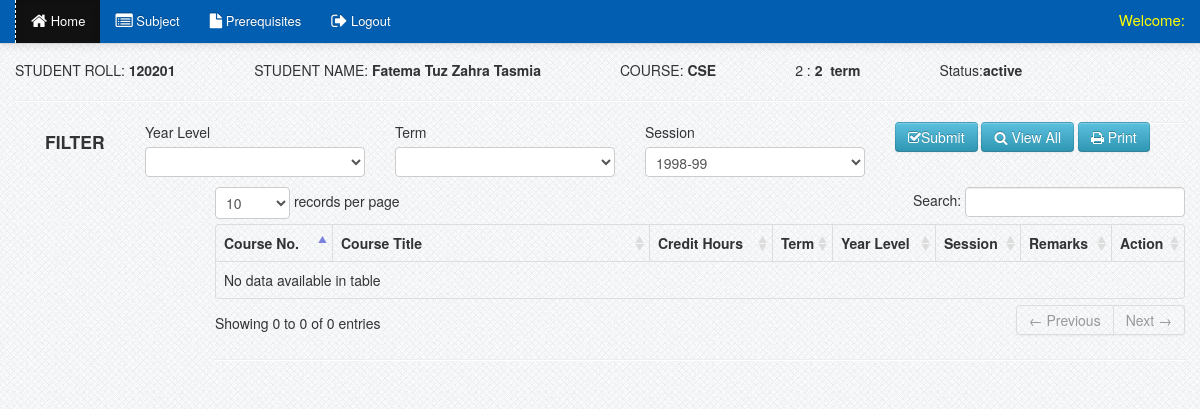
Before: /registrar/view_reg.php?id=120201 (signed in) with the older database file.
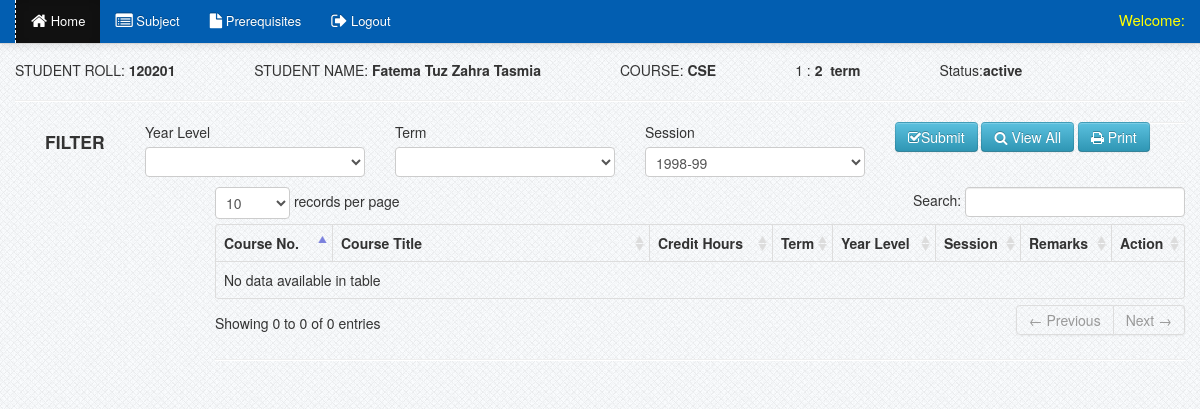
After: the same page with the newer database file.
### tables this page shows
CREATE TABLE `students` (
  `student_id` int(11) NOT NULL AUTO_INCREMENT,
  `firstname` varchar(100) NOT NULL,
  `lastname` varchar(100) NOT NULL,
  `password` varchar(100) NOT NULL,
  `gender` varchar(10) NOT NULL,
  `course` varchar(100) NOT NULL,
  `address` varchar(100) NOT NULL,
  `contact` varchar(100) NOT NULL,
  `mail_id` varchar(100) NOT NULL,
  `photo` varchar(100) NOT NULL,
  `student_no` varchar(100) NOT NULL,
  `status` varchar(100) NOT NULL,
  `year_level` varchar(100) NOT NULL,
  `term` varchar(100) NOT NULL,
  `student_status` varchar(100) NOT NULL,
  `reg_status` varchar(111) NOT NULL,
  `reg_stat` varchar(111) NOT NULL,
  `a_a` varchar(111) NOT NULL,
  `a_d` varchar(111) NOT NULL,
  `fees` varchar(111) NOT NULL,
  PRIMARY KEY (`student_id`)
);

### registrar/view_reg.php (the view, shortened to what this page needs)
<?php include('header.php'); ?>
<?php include('navbar_dasboard.php'); ?>
<?php $get_id = $_GET['id']; ?>
    <div class="container">
		<div class="margin-top">
			<div class="row">
			<div class="span12">
			<?php
			$student_query=mysql_query("select * from students where student_no ='$get_id'")or die(mysql_error());
			$row = mysql_fetch_array($student_query);
			?>
			<div class="name">
				<span>STUDENT ROLL:&nbsp;<strong><?php echo $row['student_no']; ?></strong></span>
				<span>STUDENT NAME:&nbsp;<strong><?php echo $row['firstname']." ".$row['lastname']; ?></strong></span>
				<span>COURSE:&nbsp;<strong><?php echo $row['course']; ?></strong></span>
				<span id="print_right">
				<span><?php echo $row['year_level']; ?> :<strong> <?php echo $row['term']; ?> &nbsp;term</strong></span>
				<span>Status:<strong><?php echo $row['status']; ?> </strong></span>
				</span>
			</div>
			<hr>
			<?php include('reg_option.php'); ?>
			<hr>
			</div>
			<div class="span2">
			</div>
			<div class="span10">
                            <table cellpadding="0" cellspacing="0" border="0" class="table  table-bordered" id="example">
                                <thead>
                                    <tr>
                                        <th width="100">Course No.</th>
                                        <th width="300">Course Title   </th>
                                        <th>Credit Hours</th>
                                       <th>Term</th>
                                        <th>Year Level</th>
                                       <th>Session</th>
                                       <th>Remarks</th>
                                      <th>Action</th>
                                    </tr>
                                </thead>
                                <tbody>
                                </tbody>
                            </table>
<hr>
			</div>
			</div>
		</div>
    </div>
<?php include('footer.php') ?>

### registrar/header.php (shortened to what this page needs)
<!DOCTYPE html>
<html>
<head>
			<link href="../css/bootstrap.css" rel="stylesheet" media="screen">
			<link href="../css/bootstrap-responsive.css" rel="stylesheet" media="screen">
			<link href="../css/docs.css" rel="stylesheet" media="screen">
			<link href="../css/diapo.css" rel="stylesheet" media="screen">
			<link href="../css/font-awesome.css" rel="stylesheet" media="screen">
			<link rel="stylesheet" type="text/css" href="../css/style.css" />
			<link rel="stylesheet" type="text/css" href="../css/DT_bootstrap.css" />
			<link rel="stylesheet" type="text/css" media="print" href="../css/print.css" />
</head>
<body>

### registrar/navbar_dasboard.php (shortened to what this page needs)
<?php
$user_query  = mysql_query("select * from users where user_id = '$session_id'")or die(mysql_error());
$user_row =mysql_fetch_array($user_query);
?>
  <div class="navbar navbar-fixed-top navbar-inverse">
            <div class="navbar-inner">
                <div class="container">
                    <div class="nav-collapse collapse">
					<ul class="nav">
					<li class="active"><a href="dasboard.php"><i class="icon-home icon-large"></i>&nbsp;Home</a></li>
					<li><a href="subject.php"><i class="icon-list-alt icon-large"></i>&nbsp;Subject</a></li>
                    <li><a href="prerequisites-show.php"><i class="icon-file icon-large"></i>&nbsp;Prerequisites</a></li>
					<li><a href="logout.php"><i class="icon-signout icon-large"></i>&nbsp;Logout</a></li>
					</ul>
					 <div class="pull-right">
						<div class="admin">Welcome: <?php echo $user_row['user_type']; ?></div>
                     </div>
                    </div>
                </div>
            </div>
        </div>

### registrar/reg_option.php (shortened to what this page needs)
<div class="test123">
	<form method="POST" action="sort_reg.php<?php echo '?id='.$get_id ?>">
			<div class="span1">
			<h4>FILTER </h4>
			</div>
				<div  class="span">
				<label>Year Level</label>
				<select id="select" name="school_year" required>
					<option></option>
					<option value="1">First Year</option>
				</select>
			</div>
			<div class="span">
					<label>Term</label>
				<select id="select1" name="semester" required>
					<option></option>
					<option value="1">1st</option>
				</select>
			</div>
          <div class="span">
					<label>Session</label>
				<select rel="tooltip"  data-placement="bottom" title="Click here to Select Option" id="select2"  name="session" required>
					<?php
   for($i = 1998 ; $i < date('Y'); $i++){
   $wi=$i . '-'  .substr( $i+1 , -2 );
      echo "<option>$wi</option>";
   }
?>
				</select>
			</div>
			<div class="span">
			<button id="sort" name="sort" class="btn btn-info"><i class="icon-check"></i>Submit</button>
			<a name="sort" href="view_reg.php<?php echo '?id='.$get_id; ?>" class="btn btn-info" ><i class="icon-search"></i>&nbsp;View All</a>
				<button name="sort" onClick="window.print()";   class="btn btn-info" ><i class="icon-print"></i>&nbsp;Print</button>
			</div>
			</form>
			</div>

### css/docs.css (style rules this page uses)
.name span { margin-left:75px; }
.name { margin-top:10px; }
.name span:first-child { margin-left:0px; }
.admin { color: yellow; font-size: 15px; margin-top: 10px; }
.margin-top { margin-top:50px; }
body { background: url(../img/grid_noise.png); position: relative; }
body > .navbar { font-size: 13px; }

### css/print.css (style rules this page uses)
.navbar { display:none; }
table { font-family:arial !important; }
#example th { border-right:1px solid; font-family:arial !important; }
#example th:first-child { border-left:1px solid; font-family:arial !important; }
.test123 { display:none; }
.name span { display:block; font-family:arial !important; }
.name span strong { margin-left:10px; }
span { text-transform:uppercase; }
#sort { border:0px !important; }
#print_right { float:right; margin-top:-40px; }
h4 { font-size:15px; font-family:arial !important; }

Changed rows visible on the page:
changed students "Fatema Tuz": year_level "2" → "1"
